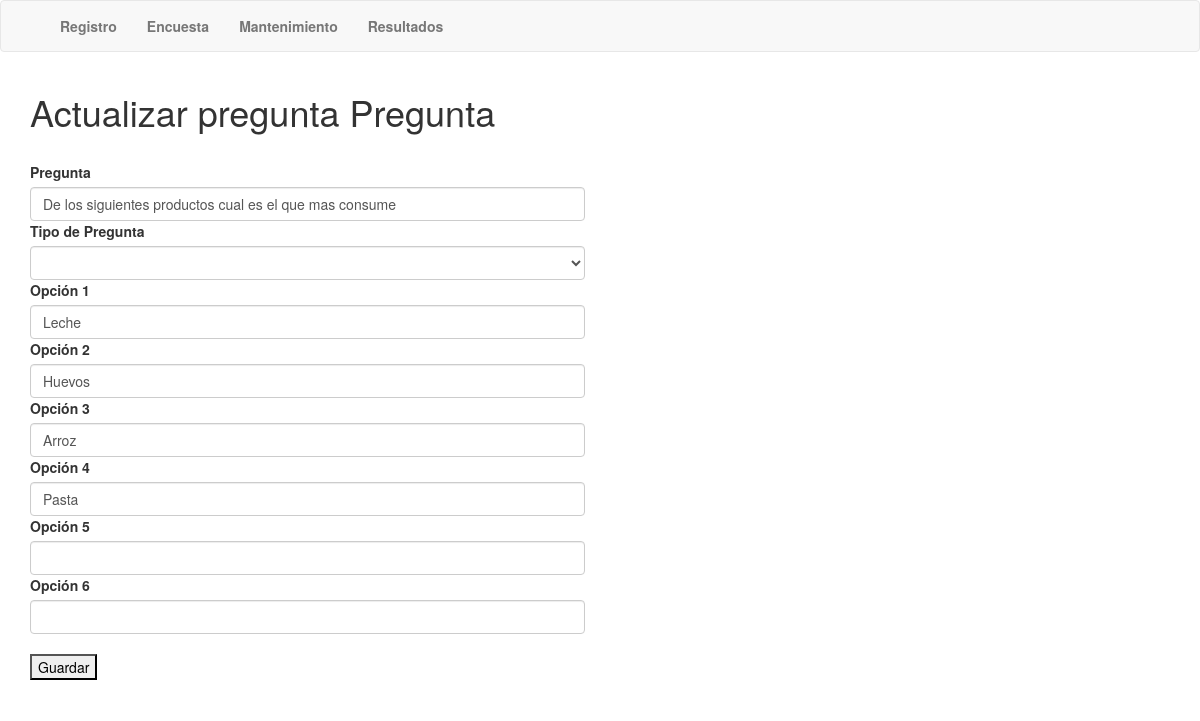
/actualizar.php?id=1, run on an earlier commit of the app's database.
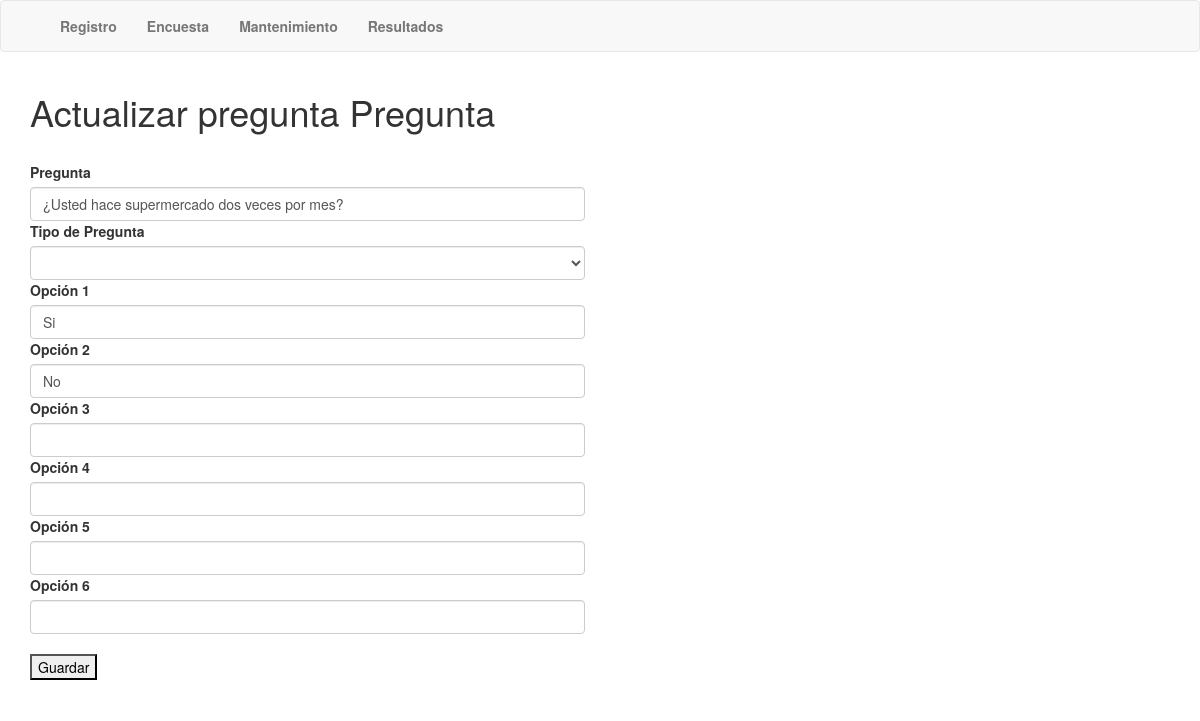
And on a later commit of the database.
### tables this page shows
CREATE TABLE `preguntas` (
  `ID` smallint(5) UNSIGNED NOT NULL,
  `PREGUNTA` varchar(200) NOT NULL DEFAULT '',
  `TIPO` varchar(10) NOT NULL DEFAULT '',
  `OPCION1` varchar(100) NOT NULL DEFAULT '',
  `OPCION2` varchar(100) NOT NULL DEFAULT '',
  `OPCION3` varchar(100) DEFAULT NULL,
  `OPCION4` varchar(100) DEFAULT NULL,
  `OPCION5` varchar(100) DEFAULT NULL,
  `OPCION6` varchar(100) DEFAULT NULL
);

### actualizar.php (the view, shortened to what this page needs)
<?php
	require('conexion.php');
	$id=$_GET['id'];
	$query="SELECT PREGUNTA, TIPO, OPCION1, OPCION2, OPCION3, OPCION4, OPCION5, OPCION6 FROM PREGUNTAS WHERE ID='$id'";
	$resultado=$conexion->query($query);
	$row=$resultado->fetch_assoc();
?>
<html>
	<head>
		<link rel="stylesheet" type="text/css" href="bootstrap/css/bootstrap.min.css">
	</head>
	<body>
	<?php include "navbar.php"; ?>
	<div class="container">
			<div class="row">
				<div class="col-md-6">
					<form role="form" name="registro" action="saveactualizar0.php" method="post">
					<h1>Actualizar pregunta Pregunta</h1>
					<br>
					    <label for="pregunta">Pregunta</label>
					    <input type="text" class="form-control" id="pregunta" name="pregunta" VALUE="<?php echo $row['PREGUNTA']; ?>">
					    <label for="tipo">Tipo de Pregunta</label>
					    <select name="tipo" class="form-control" id="tipo" name="tipo">
							<option value="<?php echo $row['TIPO']; ?>" select>
							</option>
							<option value="radio">Elección simple</option>
						</select>
					    <label for="opcion1">Opción 1</label>
					    <input type="text" class="form-control" id="opcion1" name="opcion1" VALUE="<?php echo $row['OPCION1']; ?>">
					    <label for="opcion2">Opción 2</label>
					    <input type="text" class="form-control" id="opcion2" name="opcion2" VALUE="<?php echo $row['OPCION2']; ?>">
					    <label for="opcion3">Opción 3</label>
					    <input type="text" class="form-control" id="opcion3" name="opcion3" VALUE="<?php echo $row['OPCION3']; ?>">
					    <label for="opcion4">Opción 4</label>
					    <input type="text" class="form-control" id="opcion4" name="opcion4" VALUE="<?php echo $row['OPCION4']; ?>">
					    <label for="opcion5">Opción 5</label>
					    <input type="text" class="form-control" id="opcion5" name="opcion5" VALUE="<?php echo $row['OPCION5']; ?>">
					    <label for="opcion6">Opción 6</label>
					    <input type="text" class="form-control" id="opcion6" name="opcion6" VALUE="<?php echo $row['OPCION6']; ?>">
					    <br>
						<INPUT TYPE="submit" NAME="enviar" VALUE="Guardar"><BR>
					</form>
				</div>
			</div>
		</div>
	</body>
</html>

What changed in the data, as far as the page shows it:
changed preguntas: pregunta "De los siguientes productos cual es el que mas consume" → "¿Usted hace supermercado dos veces por mes?"; opcion1 "Leche" → "Si"; opcion2 "Huevos" → "No"; opcion3 "Arroz" → (not shown); opcion4 "Pasta" → (not shown)
